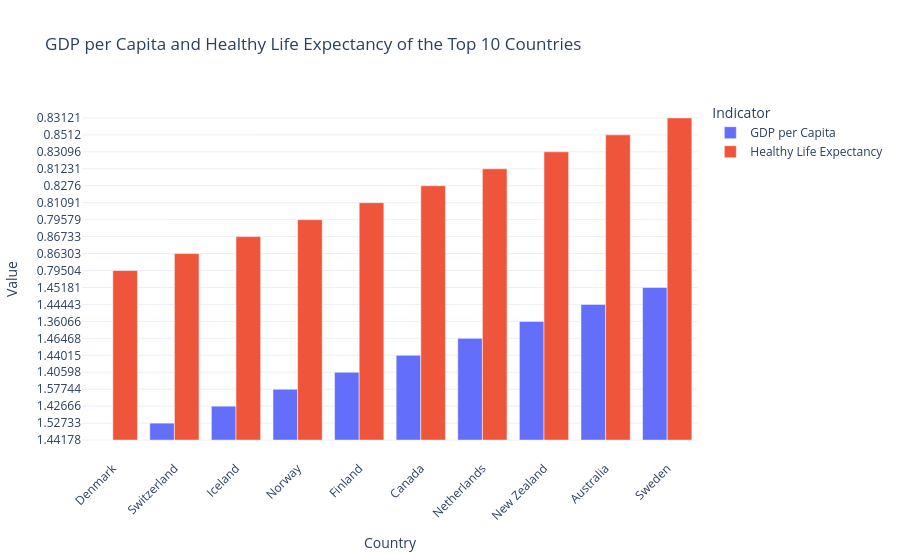

Notebook code for this chart:
### Code cell
import pandas as pd
import plotly.express as px

# Load the 2016 World Happiness Report data
file_path = (
    "https://cf-courses-data.s3.us.cloud-object-storage.appdomain.cloud/"
    "IBMSkillsNetwork-AI0272EN-SkillsNetwork/labs/dataset/2016.csv"
)

df = pd.read_csv(file_path)

# Select the top 10 countries based on Happiness Rank
top_10 = (
    df.sort_values(by="Happiness Rank", ascending=True)
      .head(10)
      [["Country", "Happiness Rank",
        "Economy (GDP per Capita)", "Health (Life Expectancy)"]]
      .copy()
)

# Rename columns for easier readability
top_10 = top_10.rename(
    columns={
        "Economy (GDP per Capita)": "GDP per Capita",
        "Health (Life Expectancy)": "Healthy Life Expectancy"
    }
)

# Display GDP per capita and healthy life expectancy for the top 10 countries
print(top_10[[
    "Country",
    "GDP per Capita",
    "Healthy Life Expectancy"
]])

# Reshape the data for a grouped bar chart
chart_data = top_10.melt(
    id_vars="Country",
    value_vars=["GDP per Capita", "Healthy Life Expectancy"],
    var_name="Measure",
    value_name="Value"
)

# Create the bar chart
fig1 = px.bar(
    chart_data,
    x="Country",
    y="Value",
    color="Measure",
    barmode="group",
    title="GDP per Capita and Healthy Life Expectancy of the Top 10 Countries",
    labels={
        "Country": "Country",
        "Value": "Value",
        "Measure": "Indicator"
    }
)

fig1.update_layout(
    xaxis_tickangle=-45,
    template="plotly_white",
    legend_title_text="Indicator"
)

# Display the chart
fig1.show()

### Figure 1 — Plotly figure (JSON) as saved in the notebook; plotly's stock layout.template omitted (floating-point values rounded to 4 significant figures)
{"data": [{"alignmentgroup": "True", "hovertemplate": "Indicator=GDP per Capita<br>Country=%{x}<br>Value=%{y}<extra></extra>", "legendgroup": "GDP per Capita", "marker": {"color": "#636efa", "pattern": {"shape": ""}}, "name": "GDP per Capita", "offsetgroup": "GDP per Capita", "orientation": "v", "showlegend": true, "textposition": "auto", "type": "bar", "x": ["Denmark", "Switzerland", "Iceland", "Norway", "Finland", "Canada", "Netherlands", "New Zealand", "Australia", "Sweden"], "xaxis": "x", "y": ["1.44178", "1.52733", "1.42666", "1.57744", "1.40598", "1.44015", "1.46468", "1.36066", "1.44443", "1.45181"], "yaxis": "y"}, {"alignmentgroup": "True", "hovertemplate": "Indicator=Healthy Life Expectancy<br>Country=%{x}<br>Value=%{y}<extra></extra>", "legendgroup": "Healthy Life Expectancy", "marker": {"color": "#EF553B", "pattern": {"shape": ""}}, "name": "Healthy Life Expectancy", "offsetgroup": "Healthy Life Expectancy", "orientation": "v", "showlegend": true, "textposition": "auto", "type": "bar", "x": ["Denmark", "Switzerland", "Iceland", "Norway", "Finland", "Canada", "Netherlands", "New Zealand", "Australia", "Sweden"], "xaxis": "x", "y": ["0.79504", "0.86303", "0.86733", "0.79579", "0.81091", "0.8276", "0.81231", "0.83096", "0.8512", "0.83121"], "yaxis": "y"}], "layout": {"barmode": "group", "legend": {"title": {"text": "Indicator"}, "tracegroupgap": 0}, "title": {"text": "GDP per Capita and Healthy Life Expectancy of the Top 10 Countries"}, "xaxis": {"anchor": "y", "domain": [0, 1], "tickangle": -45, "title": {"text": "Country"}}, "yaxis": {"anchor": "x", "domain": [0, 1], "title": {"text": "Value"}}}}
